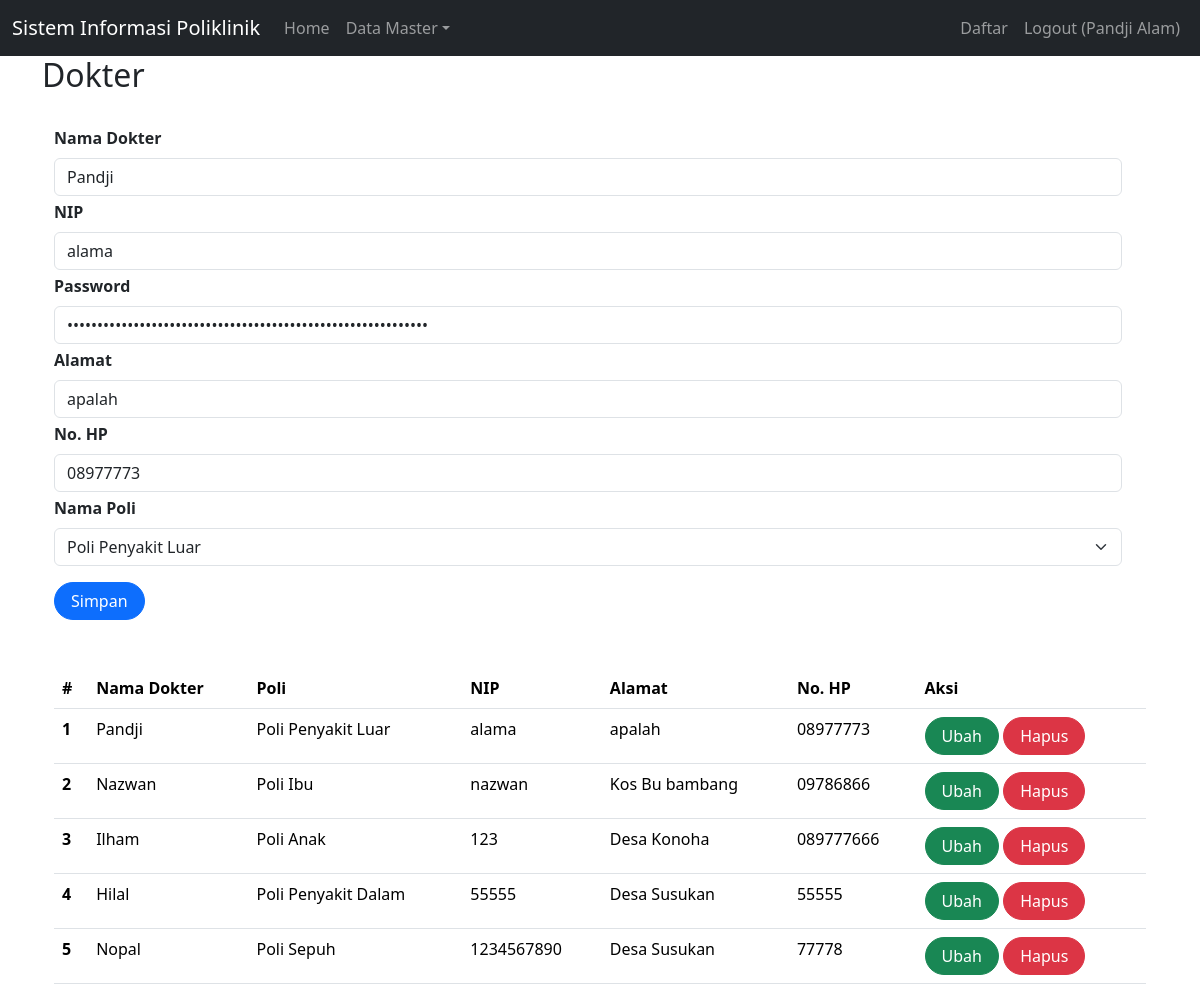
The page /index.php?page=dokter&id=4 (signed in) on the database its author committed.
### tables this page shows
CREATE TABLE `dokter` (
  `id` int(11) NOT NULL,
  `nama` varchar(255) NOT NULL,
  `nip` varchar(50) NOT NULL,
  `password` varchar(255) NOT NULL,
  `alamat` varchar(255) NOT NULL,
  `no_hp` varchar(50) NOT NULL,
  `id_poli` int(11) NOT NULL
);

CREATE TABLE `poli` (
  `id` int(11) NOT NULL,
  `nama_poli` varchar(25) NOT NULL,
  `keterangan` text NOT NULL
);

### dokter.php (the view, shortened to what this page needs)
<h2>Dokter</h2>
<br>
<div class="container">
    <form class="form row" method="POST" action="" name="myForm" onsubmit="return(validate());">
        <?php
        $nama_dokter = '';
        $nip = '';
        $password = '';
        $alamat = '';
        $no_hp = '';
        $id_poli = '';
        $namapoli = '';
        if (isset($_GET['id'])) {
            $ambil = mysqli_query($mysqli, "SELECT dk.*, po.nama_poli FROM dokter AS dk JOIN  poli AS po ON dk.id_poli = po.id
                    WHERE dk.id='" . $_GET['id'] . "'");
            while ($row = mysqli_fetch_array($ambil)) {
                $nama_dokter = $row['nama'];
                $nip = $row['nip'];
                $password = $row['password'];
                $alamat = $row['alamat'];
                $no_hp = $row['no_hp'];
                $id_poli = $row['id_poli'];
                $namapoli = $row["nama_poli"];
            }
        ?>
        <?php
        }
        ?>
        <div class="row">
            <label for="inputNama" class="form-label fw-bold">
                Nama Dokter
            </label>
            <div>
                <input type="text" class="form-control" name="nama" id="inputNama" required placeholder="Nama Dokter" value="<?php echo $nama_dokter ?>">
            </div>
        </div>
        <div class="row mt-1">
            <label for="inputNip" class="form-label fw-bold">
                NIP
            </label>
            <div>
                <input type="text" class="form-control" name="nip" id="inputNip" required placeholder="NIP" value="<?php echo $nip ?>">
            </div>
        </div>
        <div class="row mt-1">
            <label for="inputPassword" class="form-label fw-bold">
                Password
            </label>
            <div>
                <input type="password" class="form-control" name="password" id="inputPassword" required placeholder="Password" value="<?php echo $password ?>">
            </div>
        </div>
        <div class="row mt-1">
            <label for="inputAlamat" class="form-label fw-bold">
                Alamat
            </label>
            <div>
                <input type="text" class="form-control" name="alamat" id="inputAlamat" required placeholder="Alamat" value="<?php echo $alamat ?>">
            </div>
        </div>
        <div class="row mt-1">
            <label for="inputHp" class="form-label fw-bold">
                No. HP
            </label>
            <div>
                <input type="text" class="form-control" name="no_hp" id="inputHp" required placeholder="No. HP" value="<?php echo $no_hp ?>">
            </div>
        </div>
        <div class="row mt-1">
            <label for="id_poli" class="form-label fw-bold">
                Nama Poli
            </label>
            <div>
                <select class="form-select" aria-label="Default select example" name="id_poli" id ="id_poli" required>
                    <?php
                    if (!isset($_GET['id'])) {
                    ?>
                    <option value="999" selected>Pilih Poli</option>
                    <?php
                    }
                    else{
                    ?>
                    <option value="<?php echo $id_poli?>"><?php echo $namapoli?></option>
                    <?php
                    }
                    ?>
                </select>
            </div>
        </div>
        <div class="row mt-3">
            <div class=col>
                <button type="submit" class="btn btn-primary rounded-pill px-3 mt-auto" name="simpan">Simpan</button>
            </div>
        </div>
    </form>
    <br>
    <br>
    <table class="table table-hover">
        <thead>
            <tr>
                <th scope="col">#</th>
                <th scope="col">Nama Dokter</th>
                <th scope="col">Poli</th>
                <th scope="col">NIP</th>
                <th scope="col">Alamat</th>
                <th scope="col">No. HP</th>
                <th scope="col">Aksi</th>
            </tr>
        </thead>
        <tbody>
            <?php
            $result = mysqli_query($mysqli, "SELECT dk.*, p.nama_poli FROM dokter AS dk JOIN poli AS p ON dk.id_poli = p.id");
            $no = 1;
            while ($data = mysqli_fetch_array($result)) {
            ?>
                <tr>
                    <th scope="row"><?php echo $no++ ?></th>
                    <td><?php echo $data['nama'] ?></td>
                    <td><?php echo $data['nama_poli'] ?></td>
                    <td><?php echo $data['nip'] ?></td>
                    <td><?php echo $data['alamat'] ?></td>
                    <td><?php echo $data['no_hp'] ?></td>
                    <td>
                        <a class="btn btn-success rounded-pill px-3" href="index.php?page=dokter&id=<?php echo $data['id'] ?>">Ubah</a>
                        <a class="btn btn-danger rounded-pill px-3" href="index.php?page=dokter&id=<?php echo $data['id'] ?>&aksi=hapus">Hapus</a>
                    </td>
                </tr>
            <?php
            }
            ?>
        </tbody>
    </table>

### rows shown on the page
dokter: nama "Pandji", nip "alama", alamat "apalah", no_hp "08977773", id_poli "Poli Penyakit Luar", id_poli.nama_poli "Poli Penyakit Luar"
dokter: nama "Nazwan", id_poli.nama_poli "Poli Ibu", nip "nazwan", alamat "Kos Bu bambang", no_hp "09786866"
dokter: nama "Ilham", id_poli.nama_poli "Poli Anak", nip "123", alamat "Desa Konoha", no_hp "089777666"
dokter: nama "Hilal", id_poli.nama_poli "Poli Penyakit Dalam", nip "55555", alamat "Desa Susukan", no_hp "55555"
dokter: nama "Nopal", id_poli.nama_poli "Poli Sepuh", nip "1234567890", alamat "Desa Susukan", no_hp "77778"

### other values the page prints
$_SESSION['name'] "Pandji Alam"
